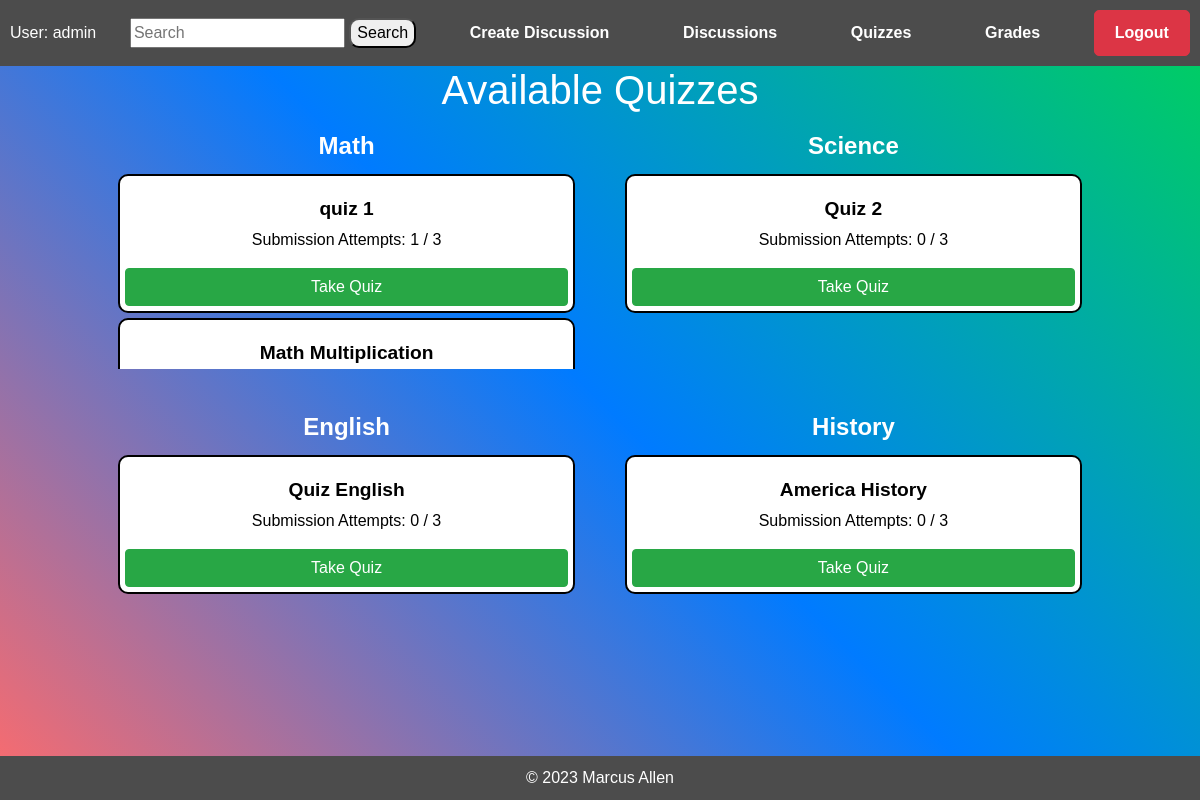
The app's page /students/quizzes/ (signed in), older data.
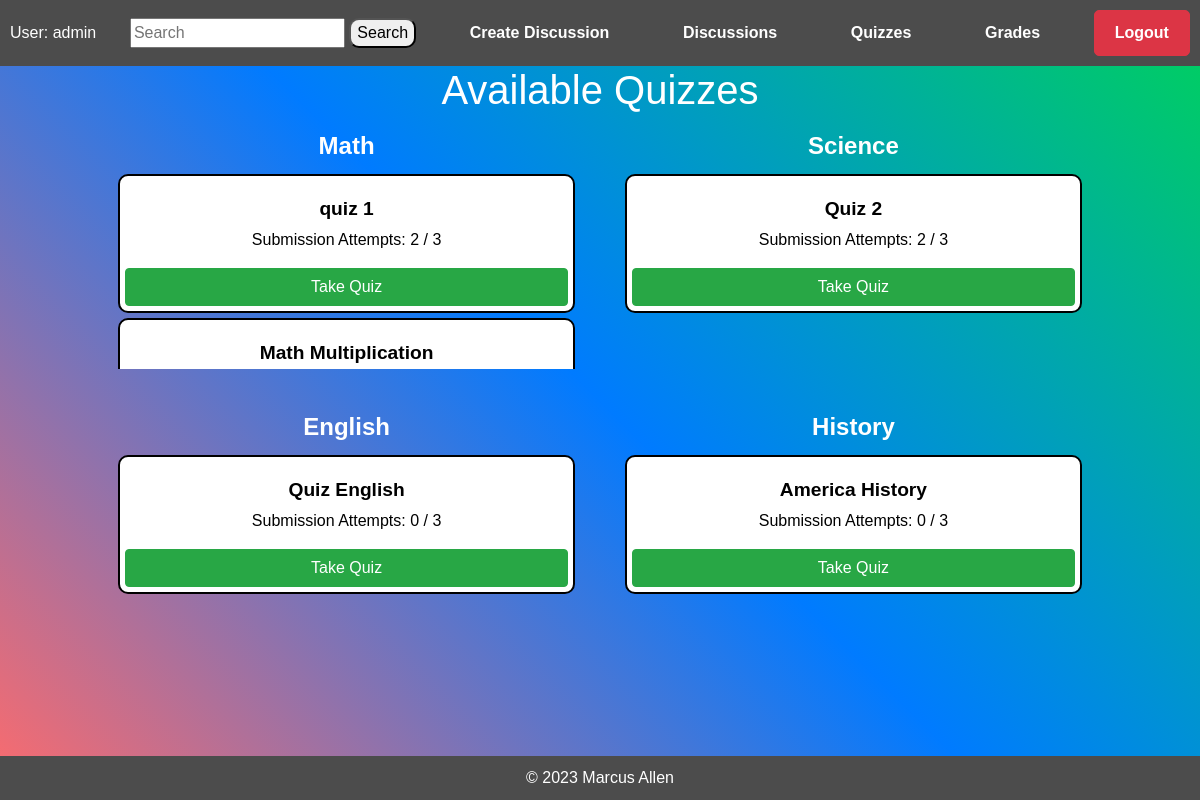
The same page, newer data.
### teachers/models.py (models this page shows)
class Quiz(models.Model):
    title = models.CharField(max_length=255)
    author = models.ForeignKey(User, on_delete=models.CASCADE)
    subject = models.CharField(max_length=255, default="Math")

class Grade(models.Model):
    student = models.ForeignKey(User, on_delete=models.CASCADE)
    quiz = models.ForeignKey(Quiz, on_delete=models.CASCADE)  # Change to ForeignKey
    grade = models.DecimalField(max_digits=5, decimal_places=2, default=0.00)
    submission_attempts = models.PositiveIntegerField(default=0)
    def __str__(self):
        return f"{self.student.username} - {self.quiz.title}"

### students/views.py (the view)
# urls.py: path('quizzes/', views.quizzes, name='quizzes'),
def quizzes(request):
    user = request.user
    quizzes_all = Quiz.objects.all()
    quizzes_by_subject = {}
    user_grades = Grade.objects.filter(student=user)
    attempted_quizzes = {}
    taken_quizzes = []
    for grade in user_grades:
        attempted_quizzes[grade.quiz.id] = grade.submission_attempts
        taken_quizzes.append(grade.quiz)
    for quiz in quizzes_all:
        subject = quiz.subject
        if subject not in quizzes_by_subject:
            quizzes_by_subject[subject] = []
        if quiz.id in attempted_quizzes:
            submission_attempts = attempted_quizzes[quiz.id]
            if submission_attempts < 3:
                quizzes_by_subject[subject].append(quiz)
        else:
            quizzes_by_subject[subject].append(quiz)
    print(user_grades)
    context = {
        'quizzes_by_subject': quizzes_by_subject,
        'taken_quizzes': taken_quizzes,  # Add taken quizzes to the context
        'user_grades': user_grades,
    }
    return render(request, 'students/quizzes.html', context)

### students/templates/students/quizzes.html (shortened to what this page needs)
{% extends "students/index.html" %}
{% block content %}
<div class="container">
    <h1>Available Quizzes</h1>
    {% if quizzes_by_subject %}
        <div class="row">
            {% for subject, quizzes in quizzes_by_subject.items %}
                <div class="col-md-6 mb-4">
                    <div class="subject-container">
                        <h2 class="subject-title text-center">{{ subject }}</h2>
                        <div class="quiz-list-container" style="max-height: 200px; overflow-y: auto;">
                            <ul class="quiz-list">
                                {% for quiz in quizzes %}
                                    <li class="quiz-item">
                                        <div class="quiz-info text-center mt-3">
                                            <h3 style="color: black">{{ quiz.title }}</h3>
                                            {% if quiz in taken_quizzes %}
                                                <p style="color: black">Submission Attempts:
                                                    {% for grade in user_grades %}
                                                        {% if grade.quiz == quiz and grade.student == request.user %}
                                                            {{ grade.submission_attempts }} / 3
                                                        {% endif %}
                                                    {% endfor %}
                                                </p>
                                            {% else %}
                                                <p style="color: black">Submission Attempts: 0 / 3</p>
                                            {% endif %}
                                        </div>
                                        <div class="">
                                            <a href="{% url 'students:take_quiz' quiz.id %}" class="btn btn-success btn-block">Take Quiz</a>
                                        </div>
                                    </li>
                                {% endfor %}
                            </ul>
                        </div>
                    </div>
                </div>
            {% endfor %}
        </div>
    {% else %}
        <p class="text-center">No quizzes available at the moment.</p>
    {% endif %}
</div>
{% endblock %}

Row changes from the older to the newer data that the page shows:
changed Grade (number 1 of 2 on the later page): submission_attempts "1" → "2"
computed for Quiz "Science": text "Submission Attempts: 0 / 3" → "Submission Attempts:"
added Grade: submission_attempts "2", shown under Quiz "Science"
